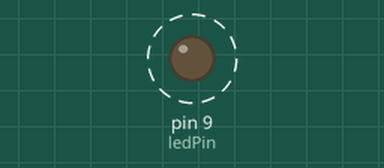
The sketch below on a simulated Arduino Uno, built with avr-gcc and run on an emulated ATmega328P. On the bench: output pins drawn as LEDs (lit = HIGH). Dashed ring = blinking.

Above: at 0.5 s.
Timing chart, 0 to 4.6 s (numbered marks = the images above):
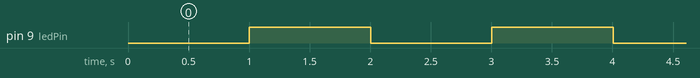

Measured:
- by itself, pin 9 (ledPin): alternates HIGH for 1.0 s and LOW for 1.0 s

The sketch:

Millis_Micros.ino
```cpp
// millis()  毫秒
// micros()  微秒

const int ledPin=9;
unsigned  long  previousMillis=0;
const long interval=1000;
int ledState=LOW;

void setup() {
  pinMode(ledPin,OUTPUT);
}

void loop() {
  // millis() 是板子从通电/复位开始的时间(毫秒)
  unsigned long currentMillis=millis();

  if(currentMillis-previousMillis>interval){
    previousMillis=currentMillis;

    ledState=!ledState;

    digitalWrite(ledPin,ledState);
  }

}
```
